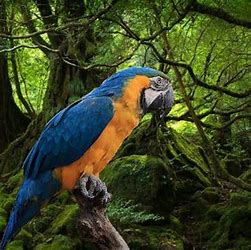
#> input picture Opencv/helloCV_OIP.jpg, 251 x 250 px, found by its file name
$ python tmp1.py
#> lines starting #> are read from the running program, lines starting #| are printed output that depends on the picture; after the words box and inside, x2 and y2 are one past the last pixel; in counts of white or black regions, pixels touching at a corner belong together
#> further down, img is the input picture: shape (250, 251, 3); mean B, G, R 36, 68.5, 59.6
import cv2 as cv
import numpy as  np


color_case_r ,color_case_b, red_area , blue_area=0,0,0,0
def detect_color_area(img , max_area):
#> called with max_area = 200
    global color_case_r ,color_case_b, red_area , blue_area
    hsv = cv.cvtColor(img, cv.COLOR_BGR2HSV)
#> hsv: shape (250, 251, 3); mean H, S, V 44.4, 166.5, 75.9

    lower_hsv_red_1 = np.array([0, 43, 46])
    upper_hsv_red_1 = np.array([10, 255, 255])

    lower_hsv_red_2 = np.array([156, 43, 46])
    upper_hsv_red_2 = np.array([180, 255, 255])

    lower_hsv_blue = np.array([100, 43, 46])
    upper_hsv_blue = np.array([124, 255, 255])

    mask_red_1 = cv.inRange(hsv, lowerb=lower_hsv_red_1, upperb=upper_hsv_red_1)
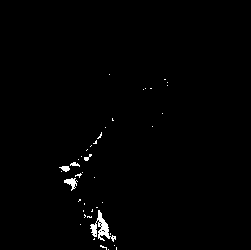
#> mask_red_1: shape (250, 251); 0.93% white; 41 white regions (36 under 20 px), largest, box (x1, y1, x2, y2) and area: (90, 210, 116, 242) 288, (64, 178, 78, 191) 83, (59, 166, 70, 172) 42, (70, 162, 80, 167) 28, (84, 154, 92, 161) 26
    mask_red_2 = cv.inRange(hsv, lowerb=lower_hsv_red_2, upperb=upper_hsv_red_2)
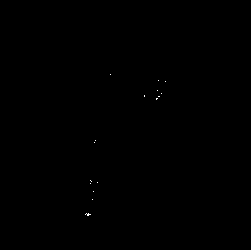
#> mask_red_2: shape (250, 251); 0.05% white in thin lines or dots, all inside (x1, y1, x2, y2) = (85, 74, 166, 216)

    frame_threshold_red = mask_red_1 + mask_red_2
#> frame_threshold_red: shape (250, 251); 0.97% white; 52 white regions (46 under 20 px), largest, box (x1, y1, x2, y2) and area: (90, 210, 116, 242) 288, (64, 178, 78, 191) 83, (59, 166, 70, 172) 42, (70, 162, 80, 167) 28, (84, 154, 92, 161) 26, (84, 213, 92, 218) 22

    frame_threshold_blue = cv.inRange(hsv, lowerb=lower_hsv_blue, upperb=upper_hsv_blue)
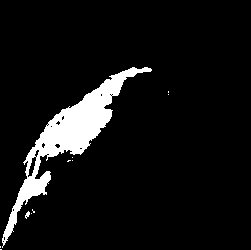
#> frame_threshold_blue: shape (250, 251); 7.5% white; 11 white regions (9 under 20 px), largest, box (x1, y1, x2, y2) and area: (2, 67, 152, 248) 4652, (25, 211, 30, 219) 22
    #
    #cv.imwrite("blue.jpg", frame_threshold_blue)
    #cv.imwrite("red.jpg", frame_threshold_red )
    #
    # # 3.先腐蚀，后膨胀去除噪声，然后过度膨胀，放大目标。
    # # >>>>>>>>>>>>>>>>>>>>>>>>>>>>腐蚀<<<<<<<<<<<<<<<<<<<<<<<<<<<<<<<<<<
    kernel_1 = np.ones((2, 2), np.uint8)  # 定义卷积核

    erosion_blue = cv.erode(frame_threshold_blue, kernel_1, iterations=2)
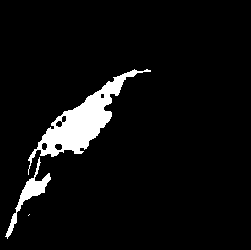
#> erosion_blue: shape (250, 251); 5.8% white; 3 white regions (1 under 20 px), largest, box (x1, y1, x2, y2) and area: (28, 69, 151, 175) 2973, (5, 157, 51, 239) 645

    kernel_2 = np.ones((2, 2), np.uint8)

    dilation_blue = cv.dilate(erosion_blue, kernel_2, iterations=2)
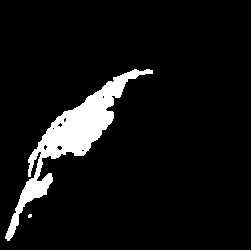
#> dilation_blue: shape (250, 251); 7.3% white; 2 white regions (1 under 20 px), largest, box (x1, y1, x2, y2) and area: (5, 69, 153, 241) 4540

    kernel_1 = np.ones((2, 2), np.uint8)  # 定义卷积核

    erosion_red = cv.erode(frame_threshold_red, kernel_1, iterations=2)
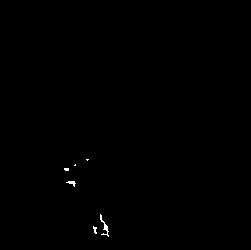
#> erosion_red: shape (250, 251); 0.2% white in thin lines or dots, all inside (x1, y1, x2, y2) = (64, 159, 109, 237)

    kernel_2 = np.ones((2,2), np.uint8)

    dilation_red = cv.dilate(erosion_red , kernel_2, iterations=2)
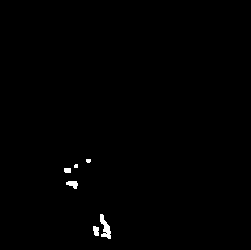
#> dilation_red: shape (250, 251); 0.52% white; 6 white regions (2 under 20 px)

    color_case = '0000'
    red_area   = '0000'
    blue_area  = '0000'


    # >>>>>>>>>>>>>>>>>>>找红色色块<<<<<<<<<<<<<<<<<<<<<<

    contours_red , hierarchy = cv.findContours(dilation_red, cv.RETR_EXTERNAL, cv.CHAIN_APPROX_SIMPLE)
#> contours_red = 6 contours, 2 with area under 20; largest, box (x1, y1, x2, y2) and area: (100, 214, 111, 239) 112, (66, 181, 78, 189) 48, (93, 226, 99, 236) 36, (64, 168, 71, 173) 24

    #print("红色色块数量：" , len(contours_red))

    red_area_list = []

    red_blob_count = len(contours_red)
#> red_blob_count = 6

    if len(contours_red) != 0:

        for cnt in range(len(contours_red)):  # 对检测到的每个轮廓遍历
            # p = cv.arcLength(contours[cnt], True)
            area = cv.contourArea(contours_red[cnt])  # area是该轮廓的像素面积

            red_area_list.append(area)
#> this loop made 6 passes
#> area on passes 1 to 4: 36.5, 112.5, 48, 23.5
#> after the loop, red_area_list = [36.5, 112.5, 48, 23.5, 8.5, 11]

        red_area_list.sort()

        Max_red = red_area_list[0]
#> Max_red = 8.5

        if Max_red > max_area:
            red_area = Max_red

            #print("the red blob max :" , Max_red)
            #print("已返回")

        else:

            red_area = "None"

    elif len(contours_red) == 0 :
        red_area = 0


    # >>>>>>>>>>>>>>>>>>>找蓝色色块<<<<<<<<<<<<<<<<<<<<<<

    contours_blue , hierarchy = cv.findContours(dilation_blue , cv.RETR_EXTERNAL, cv.CHAIN_APPROX_SIMPLE)
#> contours_blue = 2 contours, 1 with area under 20; largest, box (x1, y1, x2, y2) and area: (5, 69, 153, 241) 4284

    #print("蓝色色块数量：", len(contours_blue))

    blue_area_list = []
    blue_blob_count = len(contours_blue)
#> blue_blob_count = 2

    if len(contours_blue) != 0:

        for cnt in range(len(contours_blue)):  # 对检测到的每个轮廓遍历
            # p = cv.arcLength(contours[cnt], True)  # p是Perimeter周长的意思，当时偷懒了
            area = cv.contourArea(contours_blue[cnt])  # area是该轮廓的像素面积

            blue_area_list.append(area)
#> this loop made 2 passes
#> area on pass 2: 4284.5
#> after the loop, blue_area_list = [8, 4284.5]

        blue_area_list.sort()

        Max_blue = blue_area_list[0]
#> Max_blue = 8

        if Max_blue > max_area:
            blue_area = Max_blue

           # print("the blue blob max :", Max_blue)
           # print("已返回")

        else:
            blue_area = "None"

    elif len(contours_blue) == 0:
        blue_area = 0


    if red_blob_count ==0 and blue_blob_count == 0:
        color_case = 1
    elif red_blob_count != 0 and blue_blob_count == 0:
        color_case_r = 1			#只有红色
    elif blue_blob_count != 0 and red_blob_count == 0:
        color_case_b = 1			#只有蓝色


    return color_case_r ,color_case_b, red_area , blue_area

if __name__ == '__main__':
   img = cv.imread('E:\Developer\Python\Myworkshop\Python_Study\Opencv\helloCV_OIP.jpg')

   color_case1,color_case2 , red_area1 , blue_area1 = detect_color_area(img , 200)
#> color_case1 = 0; color_case2 = 0; red_area1 = 'None'; blue_area1 = 'None'
   print(color_case1 , color_case2 , red_area1 , blue_area1)
#| 0 0 None None
